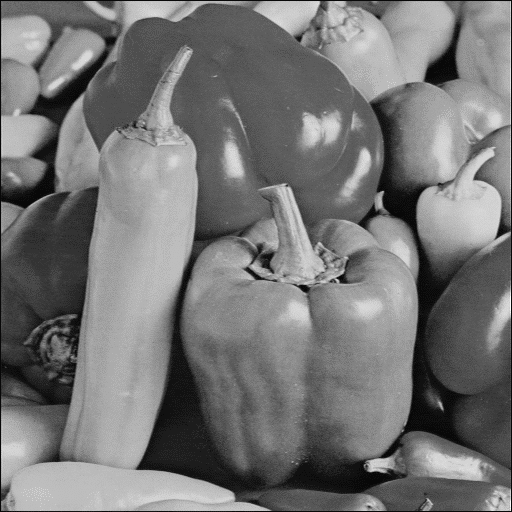
%> input picture EE5175_ISP_Lab6/Lab6/peppers.pgm, 512 x 512 px
$ octave lab6_1.m   (GNU Octave 9; MATLAB toolbox functions it lacks are replaced by stand-ins)
%> lines starting %> are read from the running program, lines starting %| are printed output that depends on the picture
clc
clear
close all
I1=imread('peppers.pgm');
%> I1 is the input picture: size 512x512 uint8; min 8, max 250, mean 117.1
I1=double(I1);
%> I1: size 512x512 double
%figure, imshow(I1,[0,255])
dft=zeros(size(I1));
mag=zeros(size(I1));
phase=zeros(size(I1));

for i=1:size(I1,1)
   dft(i,:)=fft(squeeze(I1(i,:)));

end
dft=fftshift(dft);
for i=1:size(dft,1)
    i
    mag(i,:)=abs(squeeze(dft(i,:)));
    phase(i,:) = unwrap(angle(squeeze(dft(i,:))));
end
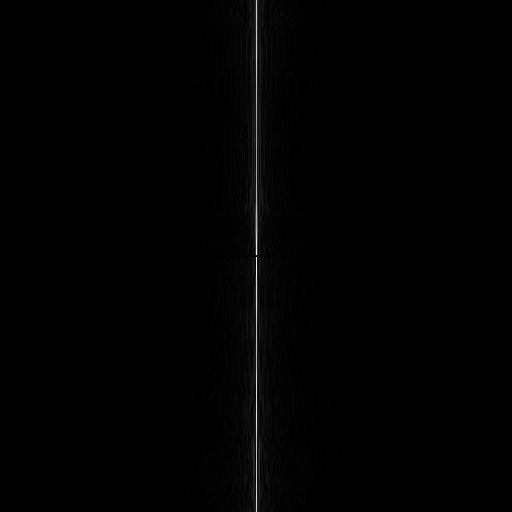
%> mag: size 512x512 double; min 0, max 76807, mean 592.2; drawn with min black and max white
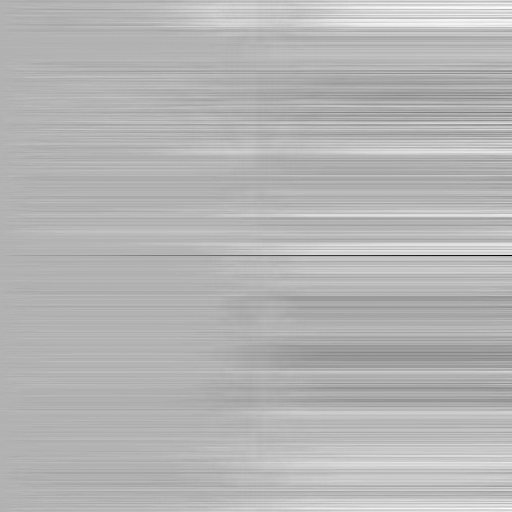
%> phase: size 512x512 double; min -440.2, max 190.8, mean 9; drawn with min black and max white
figure(1),imshow(mag,[0,255])
%> after `imshow(mag,[0,255])`:
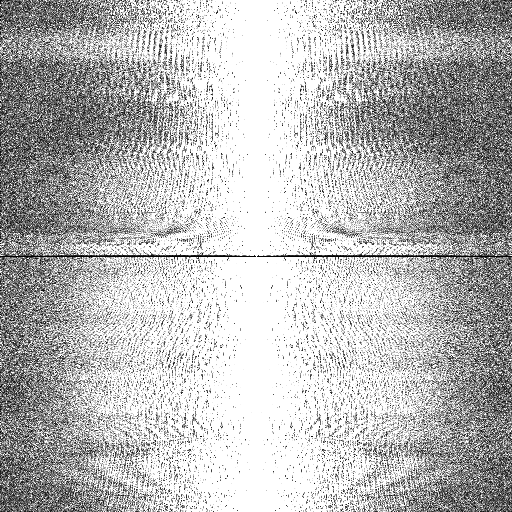
%> displayed picture: size 512x512, on the screen's scale of 0 to 255; min 0, max 255, mean 184.8

$ run again, with EE5175_ISP_Lab6/Lab6/amrit1.jpeg saved as EE5175_ISP_Lab6/Lab6/peppers.pgm
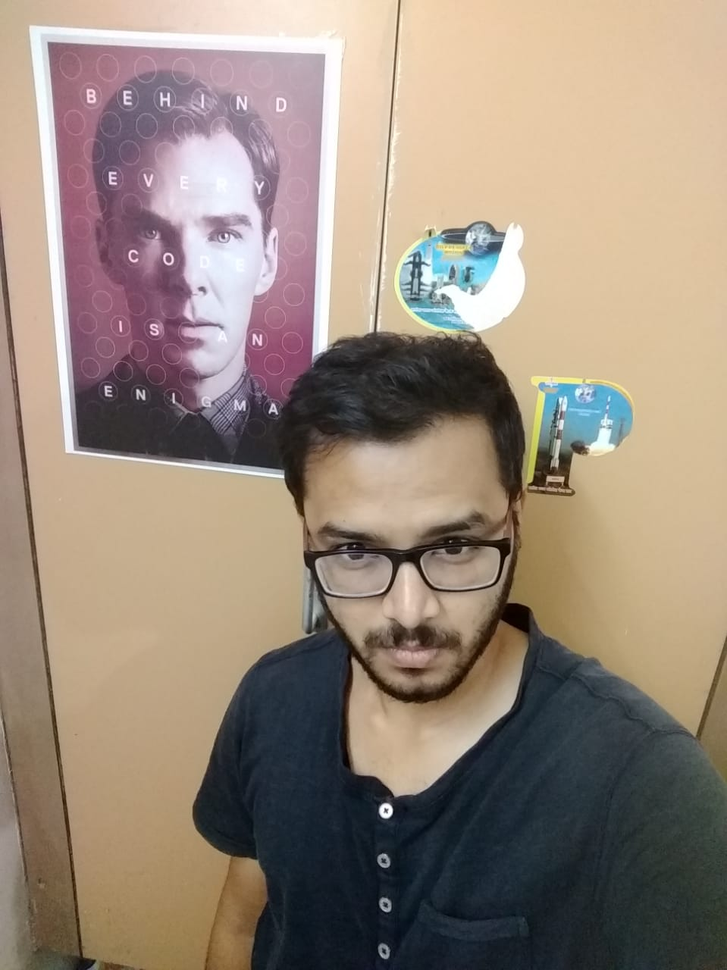
%> input picture EE5175_ISP_Lab6/Lab6/amrit1.jpeg, 727 x 970 px, shrunk from 959 x 1280 before the run
%> I1 is the input picture: size 970x727x3 uint8; mean R, G, B 151.8, 136.1, 122.5
%> I1: size 970x727x3 double
%> after the loop `for i=1:size(dft,1)`:
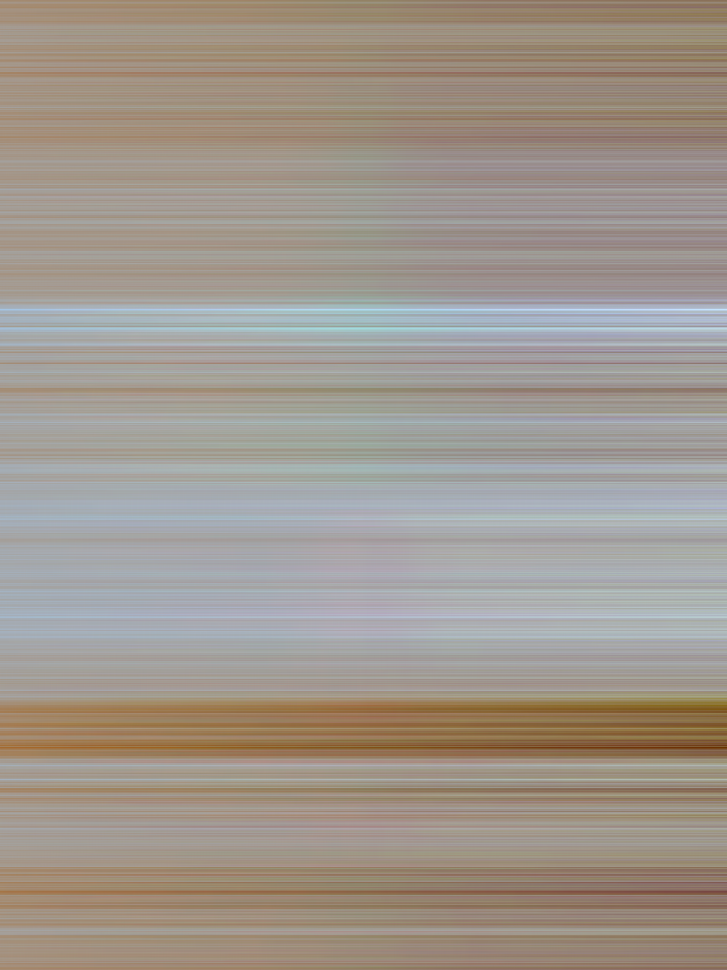
%> phase: size 970x727x3 double; mean R, G, B -27.2, -80.9, -136.8; drawn with min black and max white
%> `imshow(mag,[0,255])`:
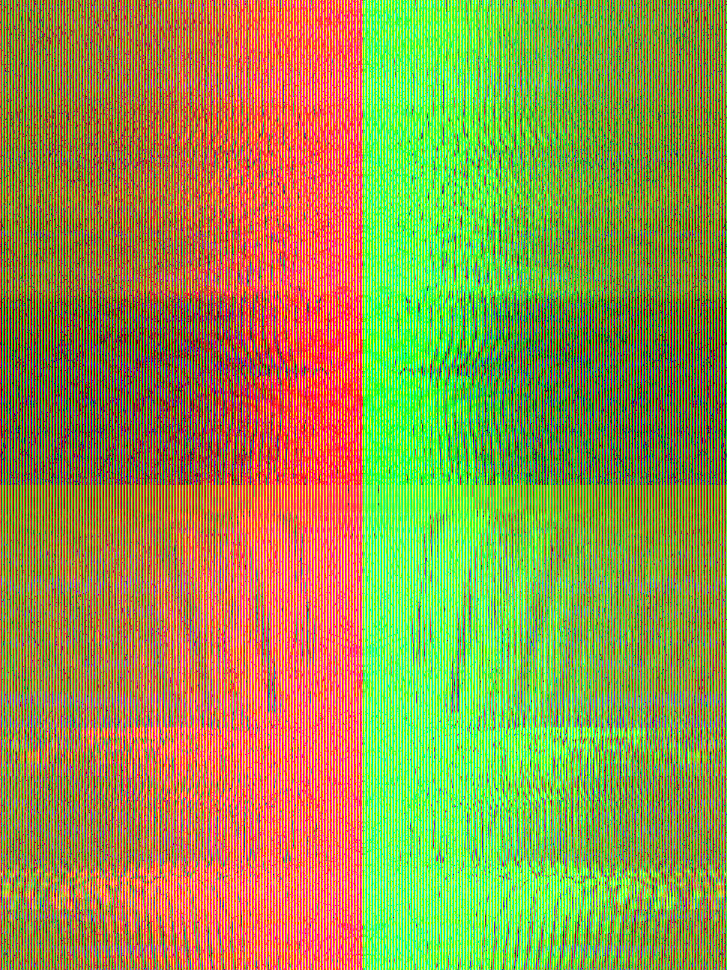
%> displayed picture: size 970x727x3, on the screen's scale of 0 to 255; mean R, G, B 150.1, 150.4, 73.5

$ run again, with EE5175_ISP_Lab6/Lab6/amrit2.jpeg saved as EE5175_ISP_Lab6/Lab6/peppers.pgm
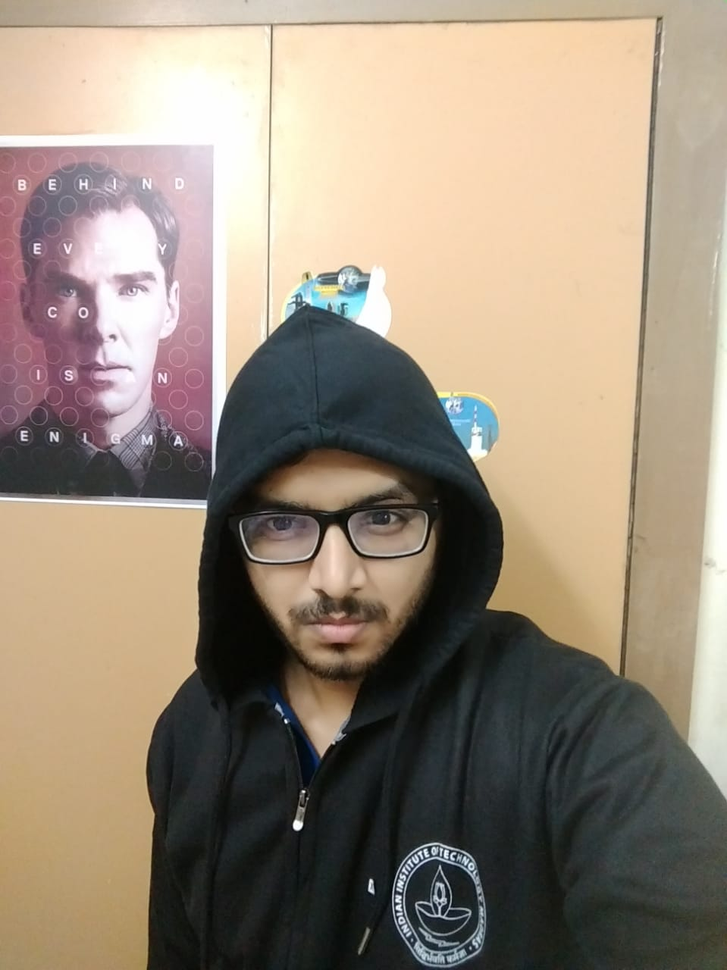
%> input picture EE5175_ISP_Lab6/Lab6/amrit2.jpeg, 727 x 970 px, shrunk from 959 x 1280 before the run
%> I1 is the input picture: size 970x727x3 uint8; mean R, G, B 151.8, 138.1, 121.9
%> I1: size 970x727x3 double
%> after the loop `for i=1:size(dft,1)`:
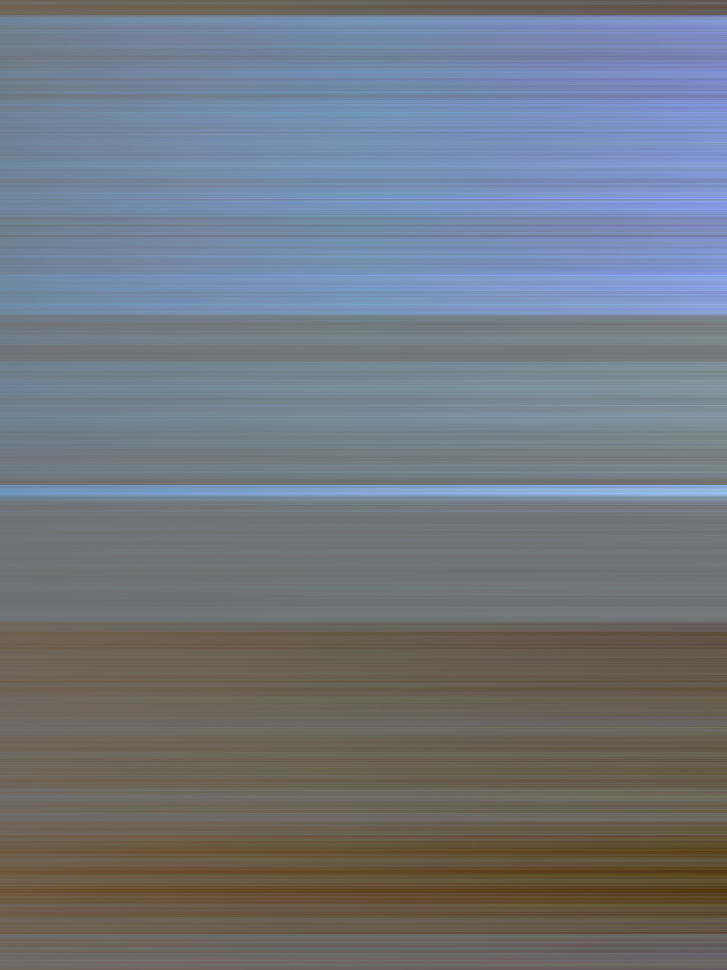
%> phase: size 970x727x3 double; mean R, G, B 18.3, 98.7, 211.4; drawn with min black and max white
%> `imshow(mag,[0,255])`:
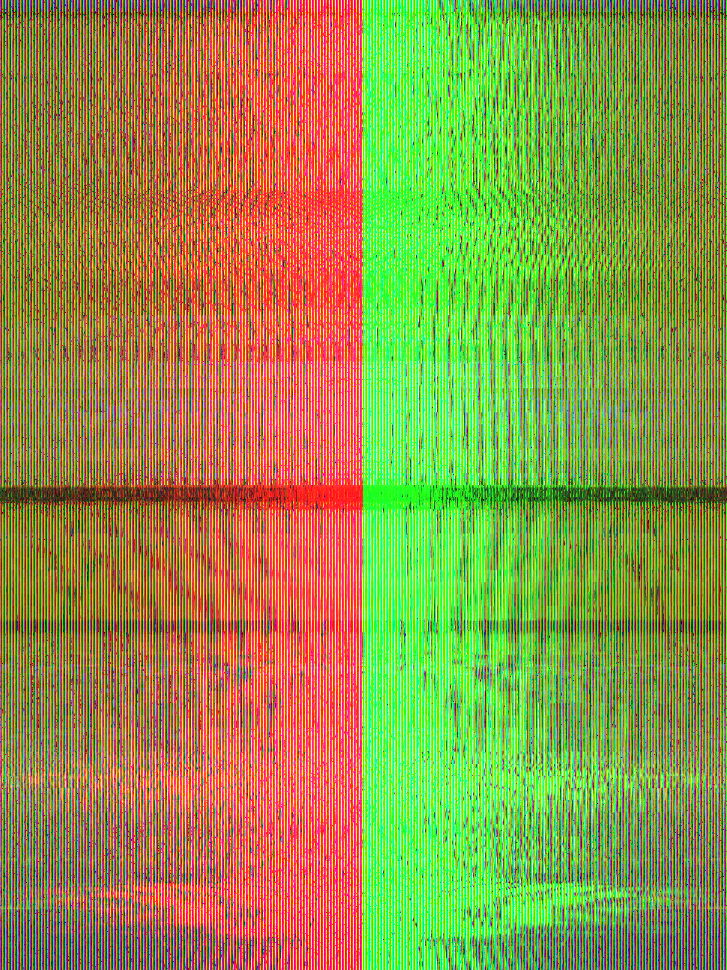
%> displayed picture: size 970x727x3, on the screen's scale of 0 to 255; mean R, G, B 148.4, 148.7, 74.4

$ run again, with EE5175_ISP_Lab6/Lab6/amrit3.jpeg saved as EE5175_ISP_Lab6/Lab6/peppers.pgm
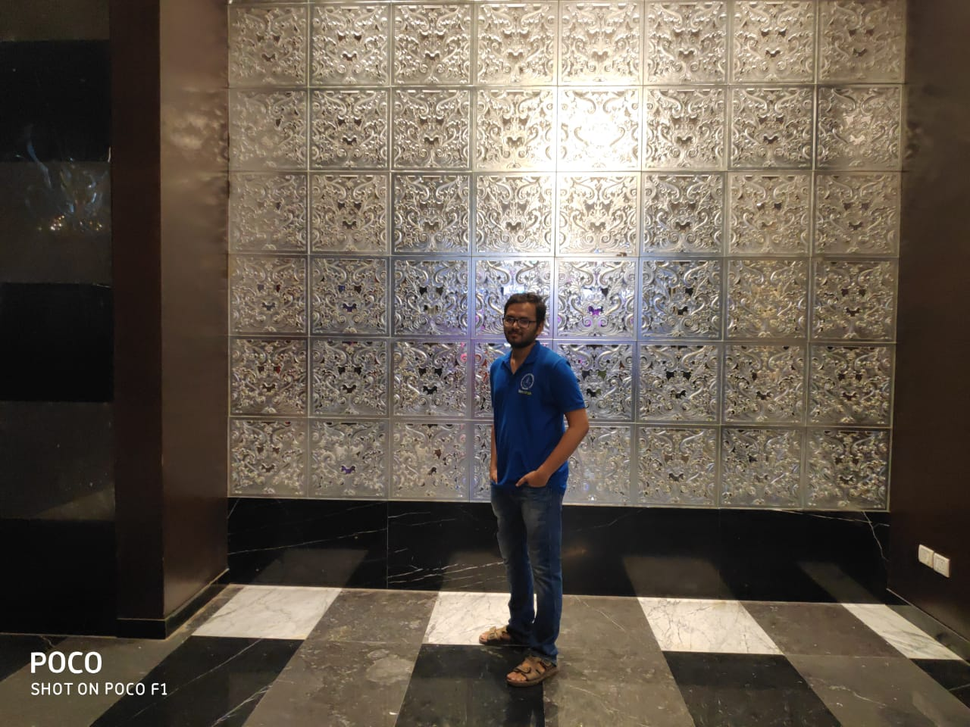
%> input picture EE5175_ISP_Lab6/Lab6/amrit3.jpeg, 970 x 727 px, shrunk from 1280 x 960 before the run
%> I1 is the input picture: size 727x970x3 uint8; mean R, G, B 101.4, 91.3, 79.9
%> I1: size 727x970x3 double
%> after the loop `for i=1:size(dft,1)`:
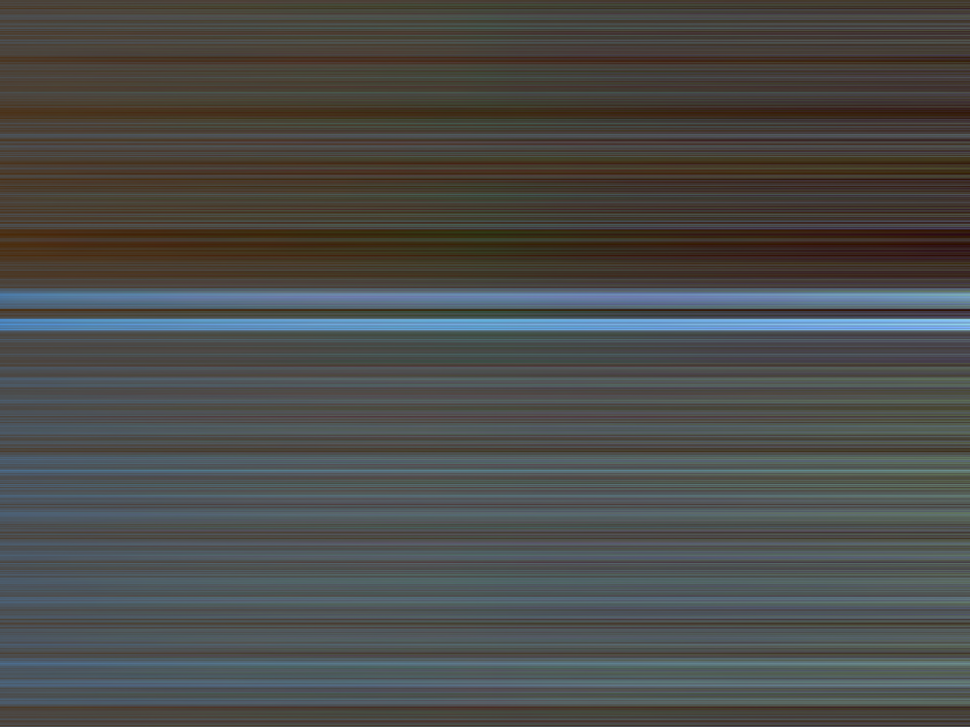
%> phase: size 727x970x3 double; mean R, G, B -0.7, 13.2, -10.6; drawn with min black and max white
%> `imshow(mag,[0,255])`:
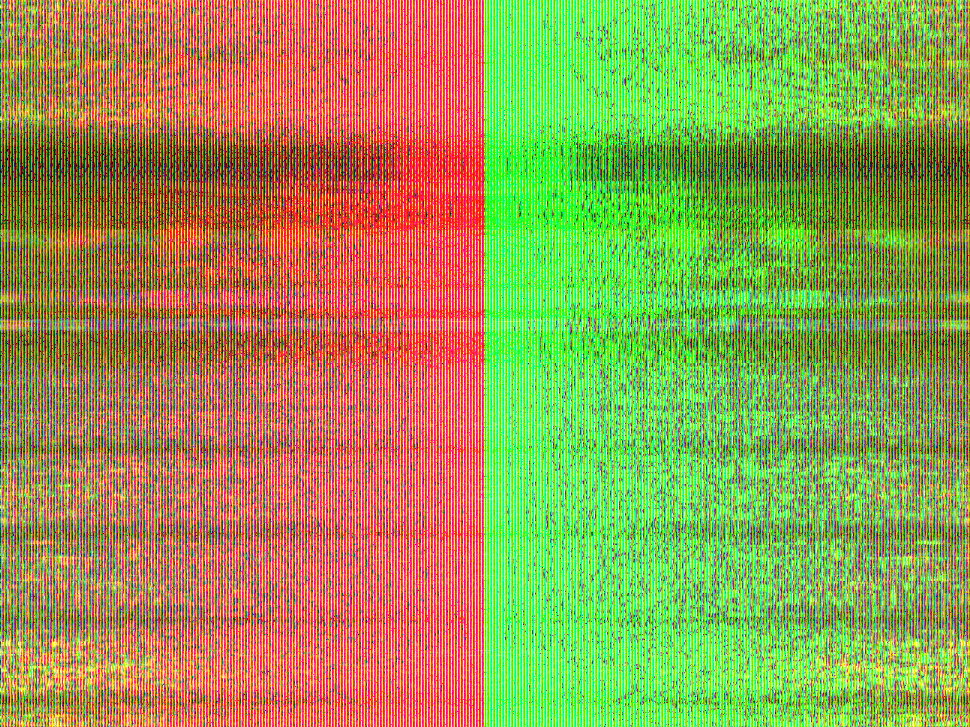
%> displayed picture: size 727x970x3, on the screen's scale of 0 to 255; mean R, G, B 154.6, 154.8, 82.5
